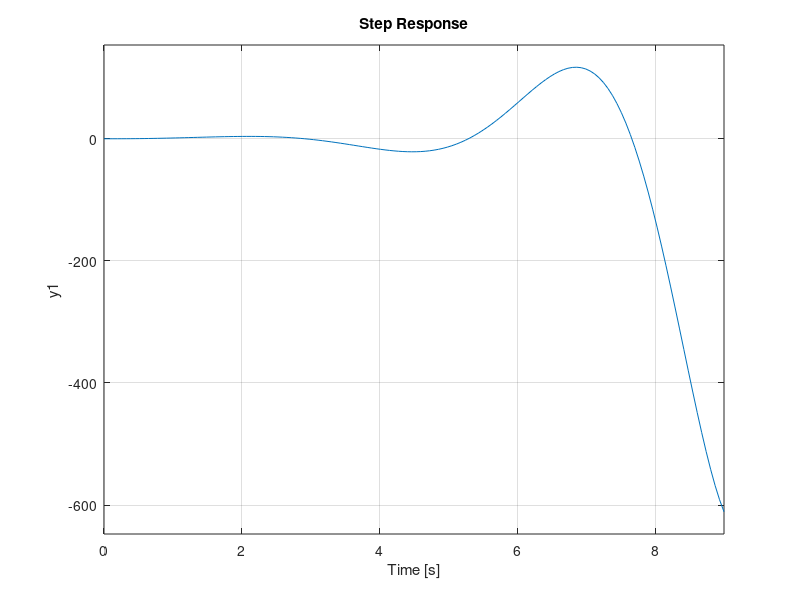

This chart was generated by the following MATLAB code:
G1=tf(4,[1 0]);
G2=tf([1 0],[1 1]);
G3=tf(1,[1 1 1]);
Kc=5;
H=tf(1,[1 0]);

Gs1=feedback(G1,G2,-1);
Gs2=Kc*Gs1*G3;

sys=feedback(Gs2,H,-1);
step(sys)